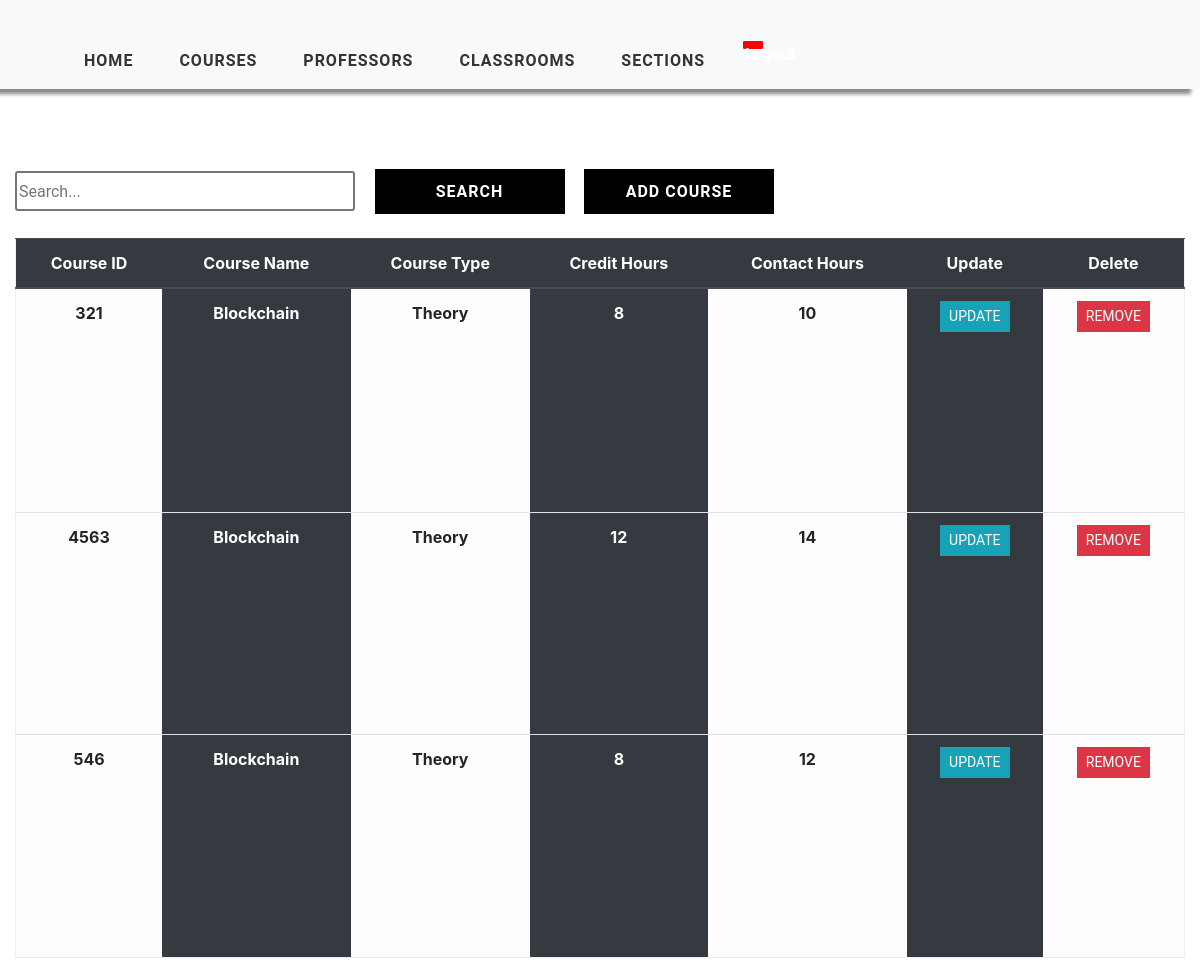
/course_view/ (signed in), run on the app's committed database.
### timetableapp/models.py (models this page shows, shortened)
class Course(models.Model):
    COURSE_TYPE = (
        ('Theory', 'Theory'),
        ('Lab', 'Lab')
    )
    course_id = models.CharField(max_length=1000, primary_key=True)
    course_name = models.CharField(max_length=1000, null=True)
    course_type = models.CharField(max_length=200, null=True)
    credit_hours = models.IntegerField(null=True)
    contact_hours = models.IntegerField(null=True)

### timetableapp/views.py (the view)
# urls.py: path('course_view/', views.CourseTable, name='course_view'),
@login_required(login_url='login')
def CourseTable(request):
    course = Course.objects.all()
    context = {'course': course}
    return render(request, 'timetableapp/CourseTable.html', context)

### timetableapp/templates/timetableapp/CourseTable.html (shortened to what this page needs)
{% extends 'timetableapp/main.html' %}
{% load static %}
{% block content %}
    <div class="container-fluid">
    <div class="search">
        <input type="text" class="searchbox" placeholder="Search...">
        <input type="submit" value="Search" class="searchButton">
        <a href="{% url 'add-course' %}"><button class="searchButton">Add Course </button></a>
    </div>
	<div class="table-responsive-lg">
        <table class="table ">
            <thead class="thead-dark">
			<tr>
                <div class="header__item filter__link" >
                   <th scope="col" class="text-center">Course ID</th>
                </div>
                <div class="header__item filter__link">
                  <th class="text-center" scope="col">Course Name</th>
                </div>
                <div class="header__item filter__link">
                   <th class="text-center" scope="col">Course Type</th>
                </div>
                <div class="header__item filter__link" >
                   <th class="text-center" scope="col">Credit Hours</th>
                </div>
                <div class="header__item filter__link">
                   <th class="text-center" scope="col">Contact Hours</th>
                </div>
                <div class="header__item filter__link">
                    <th class="text-center" scope="col"> Update</th>
                </div>
                <div class="header__item filter__link">
                     <th class="text-center" scope="col">Delete</th>
                </div>
			</tr>
            </thead>
                {% for corse in course %}
				<tr>
                        <th scope="row" class="table-light text-center">{{ corse.course_id }}</th>
						<th scope="row" class="table-dark text-center"  >{{ corse.course_name }}</th>
						<th scope="row" class="table-light text-center"> {{ corse.course_type}}</th>
						<th scope="row" class="table-dark text-center"> {{ corse.credit_hours}}</th>
                        <th scope="row" class="table-light text-center"> {{ corse.contact_hours}}</th>
                        <th scope="row" class="table-dark text-center"> <a href="{% url 'update-course' corse.course_id %}" class="btn btn-sm btn-info">Update</a></th>
                        <th scope="row" class="table-light text-center"> <a href="{% url 'delete-course' corse.course_id %}" class="btn btn-sm btn-danger" >Remove</a></th>
					</tr>
                {% endfor %}
        </table>
</div>
    </div>
{% endblock %}

### timetableapp/templates/timetableapp/main.html (shortened to what this page needs)
<!DOCTYPE html>
<html lang="en">
<head>
    {% load static %}
	<link href="{% static 'css/style.css' %}" rel="stylesheet">
    <link href="{% static 'css/tables.css' %}" rel="stylesheet">
    <link href="{% static 'css/add.css' %}" rel="stylesheet">
    <link href="{% static 'css/nav.css' %}" rel="stylesheet">
    <link rel="stylesheet" href="https://maxcdn.bootstrapcdn.com/bootstrap/4.5.0/css/bootstrap.min.css">
    <link rel="stylesheet" href="https://stackpath.bootstrapcdn.com/font-awesome/4.7.0/css/font-awesome.min.css">
    <link rel="stylesheet" src="extensions/sticky-header/bootstrap-table-sticky-header.css">
</head>
<body>
            <nav id="header"  class="navbar navbar-expand-lg navbar-light bg-light">
                <div class="container-fluid">
                    <div class="collapse navbar-collapse collapse" data-toggle="collapse" aria-expanded="false"  id="navbarSupportedContent">
                        <ul class="nav navbar-nav ">
                            <li class="nav-item text-center active">
                                <a class="nav-link link" href="{% url 'selection' %}">Home</a>
                            </li>
                            <li class="nav-item text-center">
                                <a class="nav-link link" href="{% url 'add-course' %}">Courses</a>
                            </li>
                            <li class="nav-item text-center">
                                <a class="nav-link link" href="{% url 'add-professor' %}">Professors</a>
                            </li>
                            <li class="nav-item text-center">
                                <a class="nav-link link"  href="{% url 'add-classroom' %}">Classrooms </a>
                            </li>
                            <li class="nav-item text-center">
                                <a class="nav-link link" href="{% url 'add-class' %}">Sections</a>
                            </li>
                            <a class="logout text-center" style="" href="{% url 'logout' %}" >
                            <li class="nav-item text-center">
                                Logout
                            </li>
                            </a>
                        </ul>
                    </div>
                </div>
            </nav>
        {% block content %}
        {% endblock %}
</body>
</html>

### static/css/style.css (style rules this page uses)
a { cursor: pointer; }
#header { width: 100%; background:#fff; box-shadow:-9px 5px 4px #888888 !important; overflow:auto; position: sticky; top: 0; }
#header ul { padding:33px 0 0 45px; }
#header li { list-style:none; margin-right:30px; }
#header li a.link { font-weight:700; color:#333; font-size: 16px; text-decoration:none; text-transform:uppercase; letter-spacing:1px; }
.logout { width:30px !important; height:30px !important; background-color:red !important; color:white !important; }

### static/css/tables.css (style rules this page uses)
*, *:before, *:after { box-sizing: border-box; }
body { font-family: "Roboto", sans-serif; margin: 0; }
.table { border: 1px solid #eeeeee; overflow-y: auto; overflow-x: auto; overflow-style: marquee-line; height: 720px; }
.table-data, .header__item { flex: 1 1 20%; text-align: center; font-family: Roboto, sans-serif; font-weight: bold; }
.header__item { text-transform: uppercase; }
.filter__link { color: white; text-decoration: none; position: relative; display: inline-block; padding-left: 24px; padding-right: 24px; }
.filter__link::after { content: ""; position: absolute; right: -18px; color: white; font-size: 12px; top: 50%; transform: translateY(-50%); }
.btn { border-radius: 0 !important; font-family: Roboto, sans-serif !important; text-transform: uppercase; }
.search { display: inline-block; }
.searchbox { width: 340px; height: 40px; border-style: solid; border-radius: 3px; font-family: Roboto, sans-serif; text-align: justify; }
.searchButton { width: 190px; height: 45px ; font-family: Roboto, sans-serif; text-transform: uppercase; letter-spacing: 1px; font-weight: bolder; color: white ; background: black; margin-left: 15px; margin-top: 40px; border-color: black ; border-radius: 0 ; border-style: solid; border-width: 3px ; }

### static/css/nav.css (style rules this page uses)
.navbar { padding: 15px 10px; background: #fff; border: none; border-radius: 0; margin-bottom: 40px; box-shadow: 1px 1px 3px rgba(0, 0, 0, 0.1); }
.nav-item { font-family: Roboto, sans-serif !important; font-weight: bold; text-transform: capitalize; }
.logout { width: 20px !important; height: 8px !important; border: 2px solid red !important; border-radius: 10% !important; background-color: red !important; }

### data on the page
Course: course_id "321", course_name "Blockchain", course_type "Theory", credit_hours "8", contact_hours "10"
Course: course_id "4563", course_name "Blockchain", course_type "Theory", credit_hours "12", contact_hours "14"
Course: course_id "546", course_name "Blockchain", course_type "Theory", credit_hours "8", contact_hours "12"
